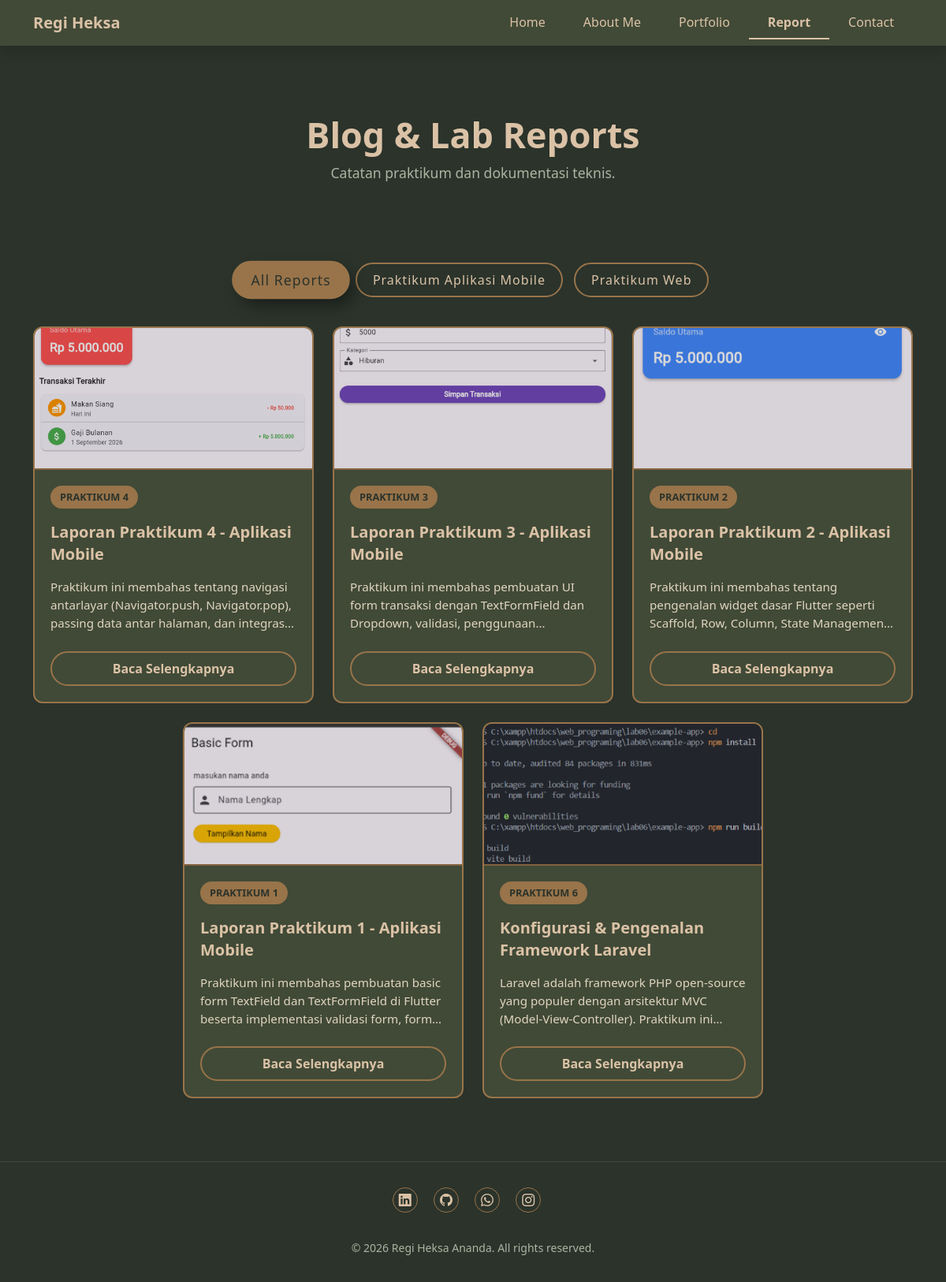
The app's page /report.php with its own data.
### tables this page shows
CREATE TABLE reports (
        id INTEGER PRIMARY KEY AUTOINCREMENT,
        title TEXT NOT NULL,
        sub_title TEXT DEFAULT '',
        slug TEXT UNIQUE NOT NULL,
        category TEXT NOT NULL DEFAULT 'Aplikasi Mobile',
        week_tag TEXT DEFAULT 'Praktikum 1',
        description TEXT DEFAULT '',
        cover_image TEXT DEFAULT '',
        images_json TEXT DEFAULT '[]',
        layout_type TEXT DEFAULT 'vertical',
        social_links_json TEXT DEFAULT '[]',
        status TEXT DEFAULT 'published',
        custom_link TEXT DEFAULT '',
        created_at DATETIME DEFAULT CURRENT_TIMESTAMP,
        updated_at DATETIME DEFAULT CURRENT_TIMESTAMP
    , blocks_json TEXT DEFAULT '[]');

### report.php (the view, shortened to what this page needs)
<?php
require_once __DIR__ . '/admin/auth.php';
$stmt = $pdo->query("SELECT * FROM reports WHERE status = 'published' ORDER BY id DESC");
$reports = $stmt->fetchAll();
$categories = [];
foreach ($reports as $r) {
    if (!empty($r['category']) && !in_array($r['category'], $categories)) {
        $categories[] = $r['category'];
    }
}
?>
<!DOCTYPE html>
<html lang="en">
  <head>
    <link href="https://cdn.jsdelivr.net/npm/bootstrap@5.0.2/dist/css/bootstrap.min.css" rel="stylesheet" />
    <link rel="stylesheet" href="https://cdn.jsdelivr.net/npm/bootstrap-icons@1.13.1/font/bootstrap-icons.min.css" />
    <link rel="stylesheet" href="/style.css" />
  </head>
  <body>
    <nav class="navbar fixed-top navbar-expand-lg navbar-dark bg-dark shadow">
      <div class="container">
        <a class="navbar-brand fw-bold" href="/index.html">Regi Heksa</a>
        <div class="collapse navbar-collapse" id="navbarNav">
          <ul class="navbar-nav ms-auto">
            <li class="nav-item">
              <a class="nav-link px-lg-4" href="/index.html">Home</a>
            </li>
            <li class="nav-item">
              <a class="nav-link px-lg-4" href="/about.html">About Me</a>
            </li>
            <li class="nav-item">
              <a class="nav-link px-lg-4" href="/portofolio.html">Portfolio</a>
            </li>
            <li class="nav-item">
              <a class="nav-link active px-lg-4" aria-current="page" href="/report.php">Report</a>
            </li>
            <li class="nav-item">
              <a class="nav-link px-lg-4" href="/contact.html">Contact</a>
            </li>
          </ul>
        </div>
      </div>
    </nav>
    <section class="report-header">
      <div class="container">
        <h2>Blog & Lab Reports</h2>
        <p>Catatan praktikum dan dokumentasi teknis.</p>
      </div>
    </section>
    <section class="report-section">
      <div class="container">
        <div class="text-center control">
          <ul>
            <li class="active" data-filter="all">All Reports</li>
            <?php foreach ($categories as $cat): ?>
              <?php $catFilter = strtolower(preg_replace('/[^a-zA-Z0-9]+/', '', $cat)); ?>
              <li data-filter="<?= htmlspecialchars($catFilter) ?>"><?= htmlspecialchars($cat) ?></li>
            <?php endforeach; ?>
          </ul>
        </div>
        <div class="row g-4 justify-content-center">
          <?php foreach ($reports as $r): ?>
            <?php
              $catFilter = strtolower(preg_replace('/[^a-zA-Z0-9]+/', '', $r['category']));
              $viewUrl = !empty($r['custom_link']) ? '/' . $r['custom_link'] : '/report_detail.php?slug=' . urlencode($r['slug']);
              $cover = !empty($r['cover_image']) ? '/' . ltrim($r['cover_image'], '/') : '/img/carousel/coding1.jpg';
            ?>
            <div class="col-lg-4 col-md-6 filter-item <?= htmlspecialchars($catFilter) ?>">
              <div class="report-card">
                <img src="<?= htmlspecialchars($cover) ?>" class="card-img-top" alt="<?= htmlspecialchars($r['title']) ?>" onerror="this.src='/img/carousel/coding1.jpg'">
                <div class="card-body-custom">
                  <div class="d-flex justify-content-between align-items-center">
                    <span class="badge-pertemuan"><?= htmlspecialchars($r['week_tag'] ?: 'Praktikum') ?></span>
                  </div>
                  <h4 class="report-title"><?= htmlspecialchars($r['title']) ?></h4>
                  <p class="report-desc"><?= htmlspecialchars($r['description']) ?></p>
                  <a href="<?= htmlspecialchars($viewUrl) ?>" class="btn-report">Baca Selengkapnya</a>
                </div>
              </div>
            </div>
          <?php endforeach; ?>
        </div>
      </div>
    </section>
    <footer class="footer pb-3 text-center" style="background-color: #2b332b; border-top: 1px solid #414a37;">
      <div class="container pt-4">
        <div class="social-icons-footer mb-3">
          <a href="https://www.linkedin.com/in/regi-heksa-462906320/"><i class="bi bi-linkedin" style="color: #dbc2a6;"></i></a>
          <a href="https://github.com/Regi3051/"><i class="bi bi-github" style="color: #dbc2a6;"></i></a>
          <a href="https://wa.me/+6281261265154"><i class="bi bi-whatsapp" style="color: #dbc2a6;"></i></a>
          <a href="https://www.instagram.com/_kur00__/"><i class="bi bi-instagram" style="color: #dbc2a6;"></i></a>
        </div>
        <p style="color: #aeb4a2;"><small>© 2026 Regi Heksa Ananda. All rights reserved.</small></p>
      </div>
    </footer>
  </body>
</html>

### style.css (style rules this page uses)
.nav-link.active { font-weight: bold; }
.navbar { background-color: #414a37 !important; }
.navbar a { color: #dbc2a6 !important; transition: 0.3s; }
.navbar-brand { transition: 0.3s ease; }
.nav-link.active { color: #dbc2a6 !important; border-bottom: 3px solid transparent; border-bottom: 2px solid #dbc2a6; }
.footer p { color: #dbc2a6; }
.social-icons-footer a { display: inline-flex; justify-content: center; align-items: center; width: 2rem; height: 2rem; background-color: transparent; border: 0.1rem solid #99744a; font-size: 1rem; border-radius: 50%; margin: 0.5rem 1rem 1rem 0; transition: 0.3s ease; color: #dbc2a6; }
body { background-color: #414a37; }
.control ul li { list-style: none; background-color: transparent; padding: 5px 15px; color: #414a37; border: 2px solid #414a37; display: inline-block; cursor: pointer; letter-spacing: 2px; transition: 0.5s; }
.control ul .active { background-color: #414a37; color: #dbc2a6; transform: scale(1.1); box-shadow: 7px 9px 19px -4px rgba(0, 0, 0, 0.51); -webkit-box-shadow: 7px 9px 19px -4px rgba(0, 0, 0, 0.51); -moz-box-shadow: 7px 9px 19px -4px rgba(0, 0, 0, 0.51); transition: 0.5s; }

### report.php (style rules this page uses)
body { background-color: #2b332b; color: #dbc2a6; }
.report-header { margin-top: 4rem; background-color: #2b332b; color: #dbc2a6; padding: 5rem 0 3rem 0; text-align: center; }
.report-header h2 { font-weight: bold; font-size: 2.8rem; }
.report-header p { color: #aeb4a2; font-size: 1.1rem; }
.report-section { background-color: #2b332b; padding: 2rem 0 5rem 0; min-height: 50vh; }
.report-card { background-color: #414a37; border: 2px solid #99744a; border-radius: 12px; overflow: hidden; height: 100%; transition: 0.3s; display: flex; flex-direction: column; }
.card-img-top { height: 180px; object-fit: cover; border-bottom: 2px solid #99744a; filter: brightness(0.85); }
.card-body-custom { padding: 20px; display: flex; flex-direction: column; flex-grow: 1; }
.badge-pertemuan { background-color: #99744a; color: #2b332b; padding: 5px 12px; border-radius: 20px; font-weight: bold; font-size: 0.8rem; text-transform: uppercase; }
.report-title { color: #dbc2a6; font-weight: bold; margin-top: 1rem; font-size: 1.25rem; line-height: 1.4; }
.report-desc { color: #e0d5c1; font-size: 0.95rem; margin-top: 0.5rem; margin-bottom: 1.5rem; display: -webkit-box; -webkit-line-clamp: 3; line-clamp: 3; -webkit-box-orient: vertical; overflow: hidden; }
.btn-report { background-color: transparent; color: #dbc2a6; font-weight: bold; border: 2px solid #99744a; width: 100%; padding: 8px; border-radius: 25px; transition: 0.3s; text-decoration: none; display: block; text-align: center; margin-top: auto; }
.control ul { padding: 0; margin-bottom: 2rem; }
.control ul li { list-style: none; background-color: transparent; padding: 8px 20px; color: #dbc2a6; border: 2px solid #99744a; border-radius: 25px; display: inline-block; cursor: pointer; letter-spacing: 1px; transition: 0.3s; margin: 5px; font-weight: 500; }
.control ul li.active, .control ul li:hover { background-color: #99744a; color: #2b332b; }

### records on screen
reports: cover_image (picture), week_tag "PRAKTIKUM 4", title "Laporan Praktikum 4 - Aplikasi Mobile", description "Praktikum ini membahas tentang navigasi antarlayar (Navigator.push, Navigator.pop), passing data antar halaman, dan…"
reports: cover_image (picture), week_tag "PRAKTIKUM 3", title "Laporan Praktikum 3 - Aplikasi Mobile", description "Praktikum ini membahas pembuatan UI form transaksi dengan TextFormField dan Dropdown, validasi,…"
reports: cover_image (picture), week_tag "PRAKTIKUM 2", title "Laporan Praktikum 2 - Aplikasi Mobile", description "Praktikum ini membahas tentang pengenalan widget dasar Flutter seperti Scaffold, Row, Column, State…"
reports: cover_image (picture), week_tag "PRAKTIKUM 1", title "Laporan Praktikum 1 - Aplikasi Mobile", description "Praktikum ini membahas pembuatan basic form TextField dan TextFormField di Flutter beserta implementasi validasi form,…"
reports: cover_image (picture), week_tag "PRAKTIKUM 6", title "Konfigurasi & Pengenalan Framework Laravel", description "Laravel adalah framework PHP open-source yang populer dengan arsitektur MVC (Model-View-Controller). Praktikum…"

### other values on screen
$cat "Praktikum Aplikasi Mobile"
$cat "Praktikum Web"
